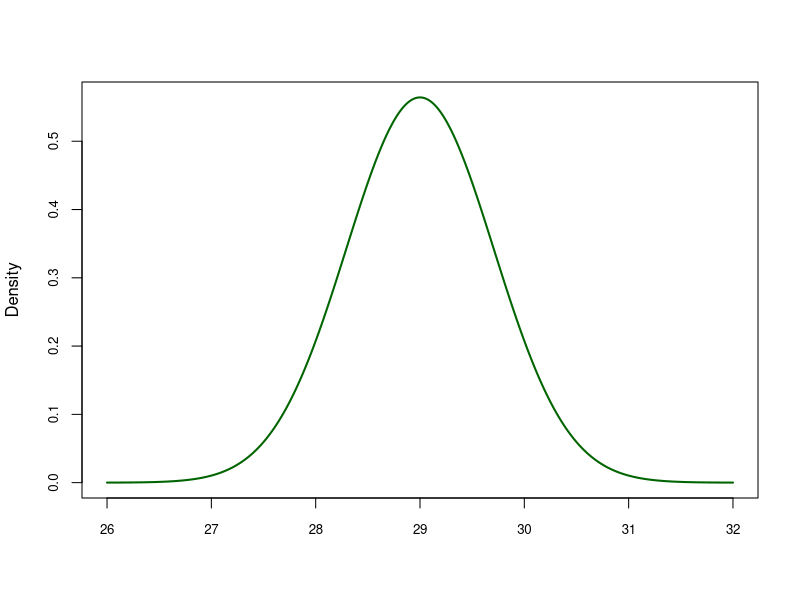

Reproduce this figure in R.
## ---- chunk 1
knitr::opts_chunk$set(collapse = TRUE)
## ---- chunk 2
set.seed(3000)
xseq <-seq(26,32,.01)
densities<-dnorm(xseq, mean=29, sd=sqrt(25/50))
plot(xseq, densities, col="darkgreen",xlab="", 
     ylab="Density", type="l",lwd=2, cex=2, main="", cex.axis=.8)
## ---- chunk 3
pnorm(31, mean = 29, sd = sqrt(25/50), lower.tail = F)
